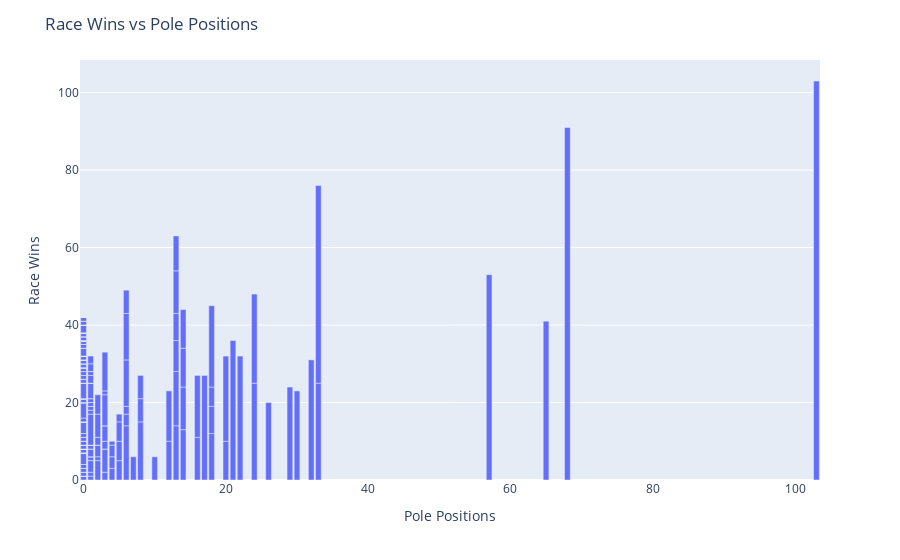

Source (notebook cell):
### Markdown cell above
Pole positions vs Race wins of champions

### Code cell
fig = px.bar(df, x='Pole_Positions', y='Race_Wins')
fig.update_layout(
    title='Race Wins vs Pole Positions',
    xaxis_title='Pole Positions',
    yaxis_title='Race Wins'
)
fig.show()

### Figure 1 — Plotly figure (JSON) as saved in the notebook; plotly's stock layout.template omitted (floating-point values rounded to 4 significant figures; data arrays with more than 128 entries replaced by an {"elided": "..."} marker saying what was removed)
{"data": [{"alignmentgroup": "True", "hovertemplate": "Pole_Positions=%{x}<br>Race_Wins=%{y}<extra></extra>", "legendgroup": "", "marker": {"color": "#636efa", "pattern": {"shape": ""}}, "name": "", "offsetgroup": "", "orientation": "v", "showlegend": false, "textposition": "auto", "type": "bar", "x": {"elided": "868 int values"}, "xaxis": "x", "y": {"elided": "868 int values"}, "yaxis": "y"}], "layout": {"barmode": "relative", "legend": {"tracegroupgap": 0}, "margin": {"t": 60}, "title": {"text": "Race Wins vs Pole Positions"}, "xaxis": {"anchor": "y", "domain": [0, 1], "title": {"text": "Pole Positions"}}, "yaxis": {"anchor": "x", "domain": [0, 1], "title": {"text": "Race Wins"}}}}
